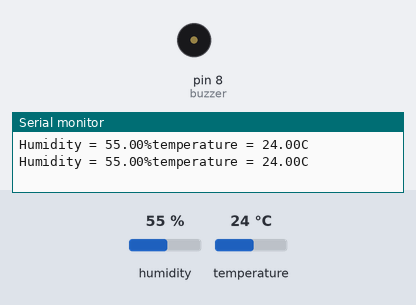
Simulated run of this sketch. Board: Arduino Uno, built with avr-gcc and run on an emulated ATmega328P. Shown: buzzer (waves = sounding), the last lines printed to the serial monitor. The test bench sets the inputs (shaded band); at power-on: humidity 55 %, temperature 24 °C.

Above: at 1.8 s.
1.9 s: humidity set to 59 %
4.2 s: humidity set to 62 %
At 6.19 s:
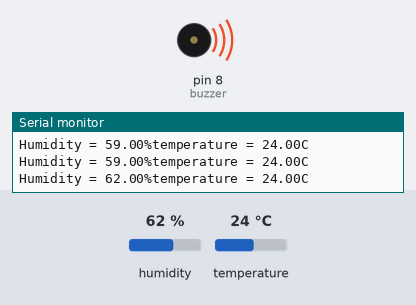
Timing chart, 0 to 13.9 s (numbered marks = the images above; inputs shaded):
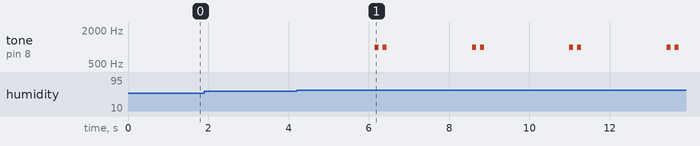

The sketch:

ccbb.ino
```cpp
#include <dht.h>
#define dht_dpin 10
dht DHT;
int buzzer=8;
void setup() {
pinMode (buzzer, OUTPUT);
Serial.begin(9600);
}

void loop() {


DHT.read11(dht_dpin);
Serial.print ("Humidity = ");
Serial.print (DHT.humidity); // 獲得 濕度資料
Serial.print ("%");
Serial.print ("temperature = ");
Serial.print (DHT.temperature); // 獲得 溫度資料
Serial.println("C ");
delay(1000);

if(DHT.humidity>60){
tone(buzzer, 1000, 100);
delay(200);
tone(buzzer, 1000, 100);
delay(200);
noTone (buzzer );
delay(1000);
}
}
```

Measured:
- the behaviour switches between 60 and 61 % on humidity (found by bisection; images 0 and 1)
- after the input at 4.2 s, tone on pin 8 (buzzer): silent → 1000 Hz after 1.9 s, then repeats every 2.4 s: silent 0.10 s, 1000 Hz 0.10 s, silent 2.1 s, 1000 Hz 0.10 s
